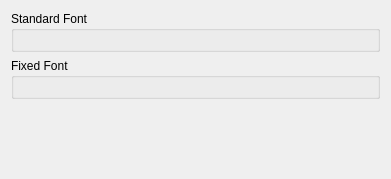
<ui version="4.0" >
 <class>fonts</class>
 <widget class="QWidget" name="fonts" >
  <property name="geometry" >
   <rect>
    <x>0</x>
    <y>0</y>
    <width>391</width>
    <height>179</height>
   </rect>
  </property>
  <property name="windowTitle" >
   <string>Appearance</string>
  </property>
  <layout class="QVBoxLayout" name="verticalLayout" >
   <item>
    <widget class="QGroupBox" name="groupBox" >
     <property name="title" >
      <string>Standard Font</string>
     </property>
     <layout class="QHBoxLayout" name="horizontalLayout" >
      <item>
       <widget class="KFontRequester" name="standardFontChooser" />
      </item>
     </layout>
    </widget>
   </item>
   <item>
    <widget class="QGroupBox" name="groupBox_2" >
     <property name="title" >
      <string>Fixed Font</string>
     </property>
     <layout class="QHBoxLayout" name="horizontalLayout_2" >
      <item>
       <widget class="KFontRequester" name="fixedFontChooser" />
      </item>
     </layout>
    </widget>
   </item>
   <item>
    <spacer name="verticalSpacer" >
     <property name="orientation" >
      <enum>Qt::Vertical</enum>
     </property>
     <property name="sizeHint" stdset="0" >
      <size>
       <width>20</width>
       <height>40</height>
      </size>
     </property>
    </spacer>
   </item>
  </layout>
 </widget>
 <customwidgets>
  <customwidget>
   <class>KFontRequester</class>
   <extends>QWidget</extends>
   <header>kfontrequester.h</header>
  </customwidget>
 </customwidgets>
 <resources/>
 <connections/>
</ui>
